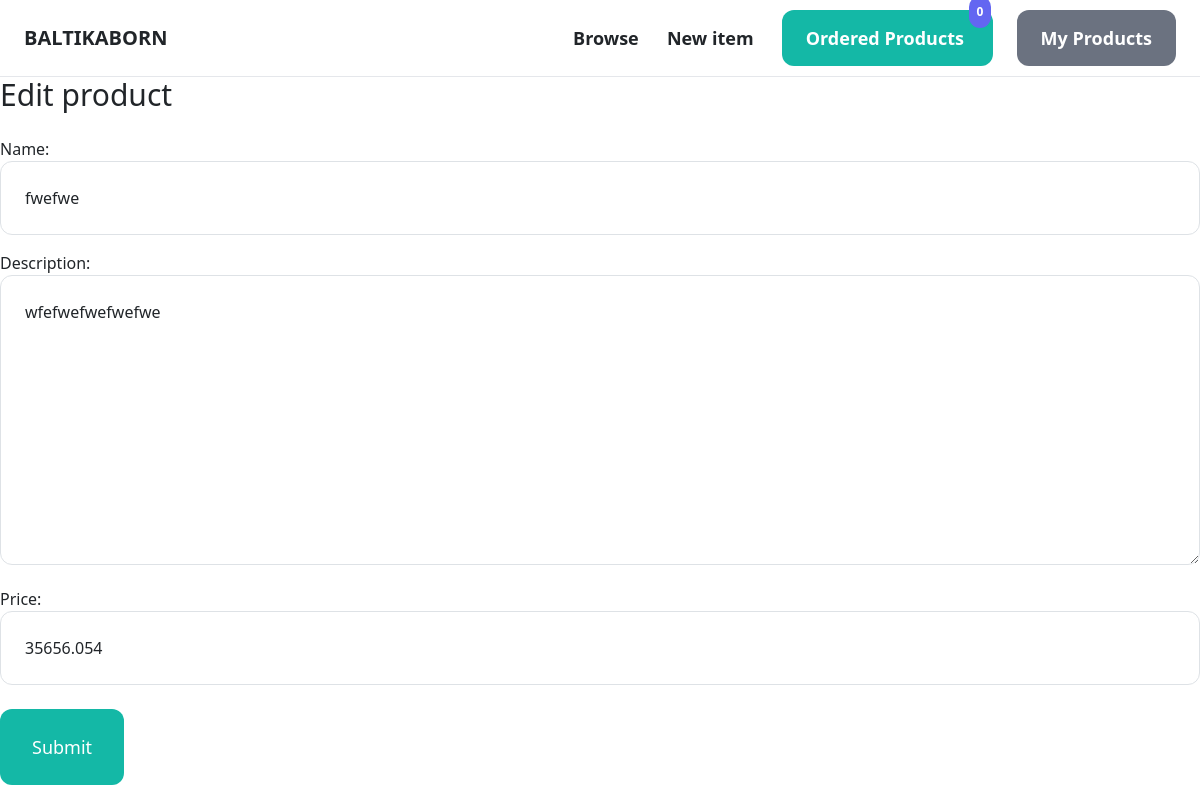
Page /products/3/edit/ (signed in) on the committed database.
### product/models.py (models this page shows, shortened)
class Product(models.Model):
    name = models.CharField(max_length=255)
    description = models.TextField(blank=True, null=True)
    price = models.FloatField()
    created_by = models.ForeignKey(User, related_name='products', on_delete=models.CASCADE,default=1)

### product/views.py (the view)
# urls.py: path('<int:pk>/edit/', views.edit, name='edit'),
@login_required
def edit(request,pk):
    product = get_object_or_404(Product, pk=pk)
    if request.method == 'POST':
        form = EditProductForm(request.POST, request.FILES,instance=product)
        if form.is_valid():
           form.save()
           return redirect('product:detail', pk=product.id)
    else:
        form = EditProductForm(instance=product)
    return render(request, 'product/form.html', {
        'form': form,
        'title': 'Edit product',
    })

### product/forms.py
class EditProductForm(forms.ModelForm):
    class Meta:
        model = Product
        fields = ( 'name', 'description', 'price',)
        widgets = {
            'name': forms.TextInput(attrs={
                'class': INPUT_CLASSES
            }),
            'description': forms.Textarea(attrs={
                'class': INPUT_CLASSES
            }),
            'price': forms.TextInput(attrs={
                'class': INPUT_CLASSES
            }),
        }

### order/context_processors.py (called while the page is built)
def order(request):
   return {'order': Order(request)}

### order/order.py (called while the page is built)
   def __len__(self):
      return sum(item['quantity'] for item in self.order.values())

### product/templates/product/form.html (shortened to what this page needs)
{% extends 'core/base.html' %}
{% block content %}
<h1 class="mb-6 text-3xl">{{ title }}</h1>
<form method="post" action="." enctype="multipart/form-data">
   <div class="space-y-4">
      {{ form.as_p }}
   </div>
   <button class="mt-6 py-4 px-8 text-lg bg-teal-500 rounded-xl text-white">Submit</button>
</form>
{% endblock %}

### rows in the picture
Product: name "fwefwe", description "wfefwefwefwefwe", price "35656.054"

### other values in the picture
{{ order|length }} "0"
{{ title }} "Edit product"
